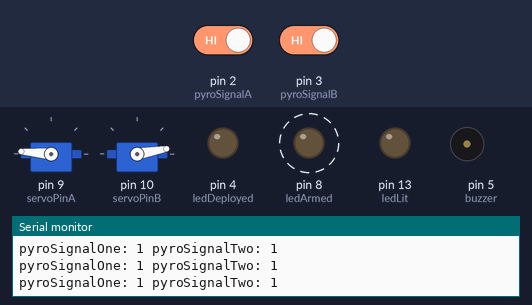
Bench run of a program on a simulated Arduino Pro Mini, built with avr-gcc and run on an emulated ATmega328P. Parts: 2 × servo, output pins drawn as LEDs (lit = HIGH), buzzer (waves = sounding, pin HIGH), the last lines printed to the serial monitor. Dashed ring = blinking. The inputs (shaded band) are chosen by the test bench; at power-on: pin 2 (pyroSignalA) HIGH, pin 3 (pyroSignalB) HIGH.

Above: at 0.97 s.
1.3 s: pin 2 (pyroSignalA) driven LOW
At 3.32 s:
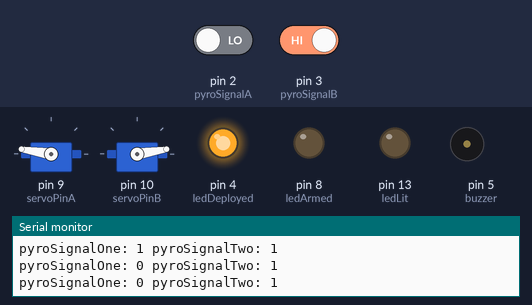
4.3 s: pin 2 (pyroSignalA) driven HIGH
7.3 s: pin 3 (pyroSignalB) driven LOW
At 7.85 s:
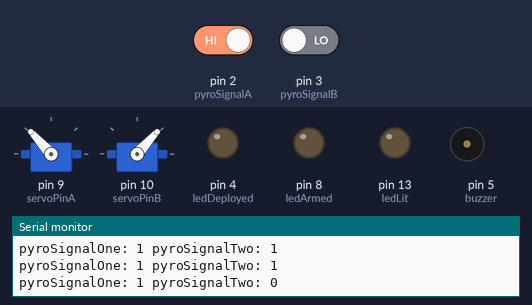
10.3 s: pin 3 (pyroSignalB) driven HIGH
13.3 s: pin 2 (pyroSignalA) driven LOW
At 14.12 s:
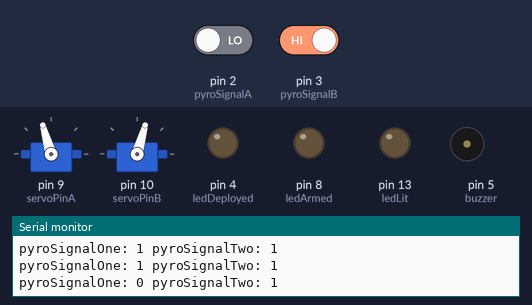
Timing chart, 0 to 35.8 s (numbered marks = the images above; inputs shaded):
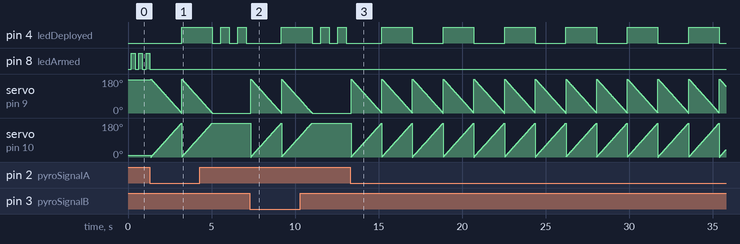

Measured:
- after the input at 1.3 s, pin 4 (ledDeployed): LOW → HIGH after 1.9 s; pin 8 (ledArmed): stops changing and stays LOW
- after the input at 7.3 s, servo on pin 9 (servoPinA): ramps from 180° to 0° and jumps back, once every 1.8 s; servo on pin 10 (servoPinB): ramps from 0° to 180° and jumps back, once every 1.8 s
- after the input at 13.3 s, pin 4 (ledDeployed): alternates HIGH for 1.8 s and LOW for 1.8 s, starting after 1.9 s; servo on pin 9 (servoPinA): ramps from 180° to 0° and jumps back, once every 1.8 s; servo on pin 10 (servoPinB): ramps from 0° to 180° and jumps back, once every 1.8 s
- by itself, pin 8 (ledArmed): alternates HIGH for 0.22 s and LOW for 0.22 s

The program:

main.cpp
```cpp
#include "config.h"

Servo myServoA; // Create a servo object
Servo myServoB; // Create a servo object

unsigned long startTime = 0;
unsigned long endTime = 0;

int servoPinA = 9;  // Pin connected to the servo 180 -> 0 to activate
int servoPinB = 10; // Pin connected to servo 0 -> 180 to activate

int pos = 0;

bool armed = false;

bool servoTriggered = false;

void resetServo();
void triggerServo();
void ledBlink(int led, unsigned long delayTime);
void buzzerBeep(unsigned long beepInterval);

void setup()
{

  Serial.begin(9600);

  pinMode(pyroSignalA, INPUT);
  pinMode(pyroSignalB, INPUT);

  pinMode(ledLit, OUTPUT);
  pinMode(ledArmed, OUTPUT);
  pinMode(ledDeployed, OUTPUT);

  pinMode(buzzer, OUTPUT);

  myServoA.attach(servoPinA, 950, 2150);
  myServoB.attach(servoPinB, 850, 2100);

  // for (pos = 0; pos <= 180; pos += 1)
  // {
  //   myServoA.write(pos);
  //   myServoB.write(180-pos);
  //   delay(20);
  // }

  myServoA.write(175);
  myServoB.write(10);
  delay(20);

  armed = true;
}

void loop()
{

  int pyroSignalOne = digitalRead(pyroSignalA);
  int pyroSignalTwo = digitalRead(pyroSignalB);

  Serial.print("pyroSignalOne: ");
  Serial.print(pyroSignalOne);
  Serial.print(" pyroSignalTwo: ");
  Serial.println(pyroSignalTwo);

  if (pyroSignalOne == 0 || pyroSignalTwo == 0)
  {
    triggerServo();
  }

  if(armed == true){
    ledBlink(ledArmed, 200);
  }
  else if (armed == false){
    ledBlink(ledDeployed, 500);
  }
}

void triggerServo()
{
  for (pos = 180; pos >= 0; pos -= 1)
  {
    myServoA.write(pos);
    myServoB.write(180 - pos);
    delay(10);
  }
  armed = false;
}

void resetServo()
{
  for (pos = 0; pos <= 180; pos += 1)
  {
    myServoA.write(pos);
    myServoB.write(180 - pos);
    delay(20);
  }
  armed = true;
}

void ledBlink(int led, unsigned long delayTime)
{
  if (millis() - endTime >= delayTime)
  {
    endTime = millis();
    int ledState = digitalRead(led);
    digitalWrite(led, !ledState);
  }
}

void buzzerBeep(unsigned long beepInterval)
{
  unsigned long previousMillis = 0;
  bool buzzerState = false;

  pinMode(buzzer, OUTPUT);
  unsigned long currentMillis = millis();

  while (true)
  {
    if (currentMillis - previousMillis >= beepInterval)
    {
      previousMillis = currentMillis;

      buzzerState = !buzzerState;
      if (buzzerState)
      {
        analogWrite(buzzer, 2);
      }
      else
      {
        analogWrite(buzzer, 0);
      }
    }
    currentMillis = millis();
  }
}
```

config.h
```cpp
#ifndef CONFIG_H
#define CONFIG_H

#include <Arduino.h>
#include <Servo.h>

/*** LED PINS ***/
#define ledLit 13
#define ledArmed 8
#define ledDeployed 4

/*** BUZZER PINS ***/
#define buzzer 5

// /*** SERVO PINS ***/
// #define servoA 9
// #define servoB 10

/*** PYRO SIGNAL PINS ***/
#define pyroSignalA 2
#define pyroSignalB 3
#define pyroSignalC 7

/*** STATE PINS ***/
#define deploymentState 6

#endif
```
